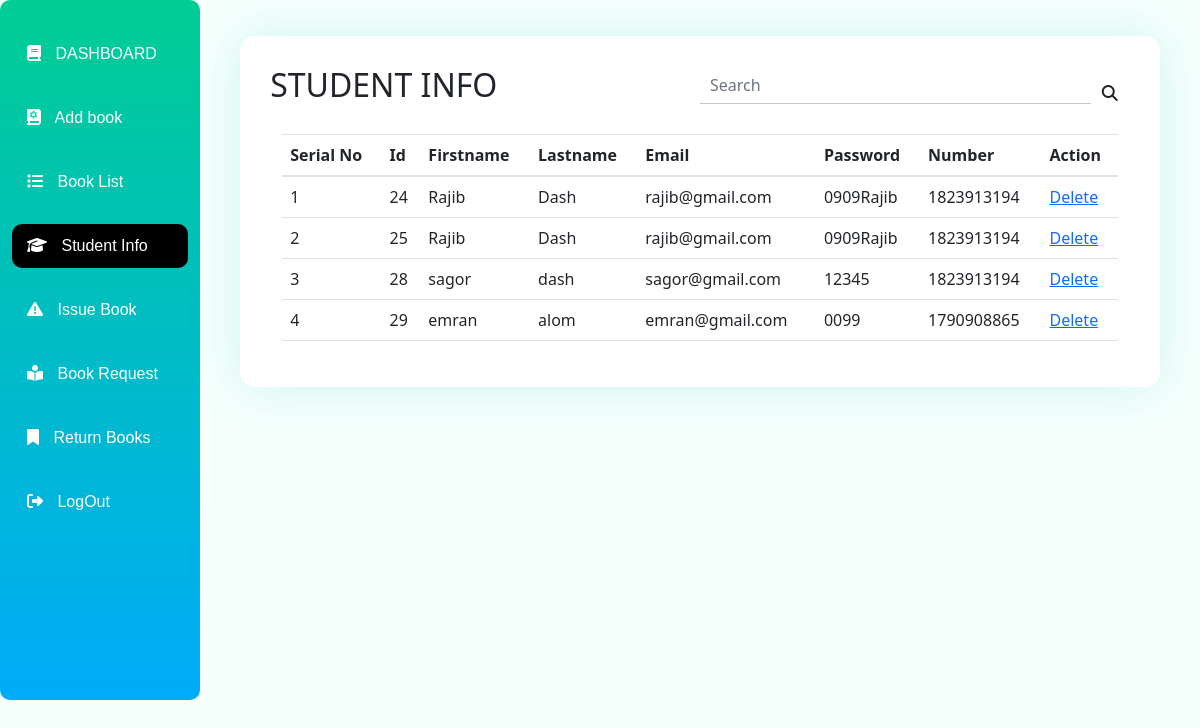
/student-info.php?sinfoAdmin=true&&26474, run on the app's committed database.
### tables this page shows
CREATE TABLE `student_login_info` (
  `id` int(11) NOT NULL,
  `firstName` varchar(255) NOT NULL,
  `lastName` varchar(255) NOT NULL,
  `email` varchar(255) NOT NULL,
  `password` varchar(255) NOT NULL,
  `number` int(20) NOT NULL
);

### student-info.php (the view, shortened to what this page needs)
<!doctype html>
<html lang="en">
  <head>
    <link rel="stylesheet" href="https://cdnjs.cloudflare.com/ajax/libs/font-awesome/6.4.0/css/all.min.css">
    <link rel="stylesheet" href="https://stackpath.bootstrapcdn.com/bootstrap/4.3.1/css/bootstrap.min.css"
>
     <link href="https://cdn.jsdelivr.net/npm/bootstrap@5.2.3/dist/css/bootstrap.min.css" rel="stylesheet">
  <link rel="stylesheet" href="./css/style.css">
</head>
<body>
  <section>
    <div class="container-fluid">
      <div class="admin-section">
            <div class="row">
                <div class="col-md-2 col-xxl-2 col-lg-2 p-0">
               <?php
                require_once("side_bar.php");
               ?>
                </div>
                <div class="col-md-10 col-xxl-10 col-lg-10  p-3 d-flex justify-content-center mb-auto">
                <div class="student-info-table">
                    <div class="student">
                    <h2 class='d-inline'>STUDENT INFO</h2>
                    <div class="input-group search-bar">
                      <input type="search" class="form-control " placeholder="Search" aria-label="Search" aria-describedby="search-addon" />
                      <span style='background: none;' class="input-group-text border-0" id="search-addon">
                        <i class="fas fa-search"></i>
                      </span>
                    </div>
                    </div>
                    <div class="container mt-3">
                    <?php
    $connect=mysqli_connect('localhost','root','','library');
    $query="SELECT * FROM `student_login_info`";
    $data_sharing=mysqli_query($connect,$query);
    ?>
    <table class="table table-hover">
    <thead>
    <tr>
        <th>Serial No</th>
        <th>Id</th>
        <th>Firstname</th>
        <th>Lastname</th>
        <th>Email</th>
        <th>Password</th>
        <th>Number</th>
        <th>Action</th>
    </tr>
    </thead>
    <tbody>
<?php
   $count=0;
    while($row=mysqli_fetch_assoc($data_sharing))
    {
        $id=$row['id'];
        $first=$row['firstName'];
        $last_name=$row['lastName'];
        $email=$row['email'];
        $pass=$row['password'];
        $number=$row['number'];
        $count++;
        ?>
                        <tr>
                        <td><?php echo $count?></td>
                            <td><?php echo $id?></td>
                            <td><?php echo $first?></td>
                            <td><?php echo $last_name?></td>
                            <td><?php echo $email?></td>
                            <td><?php echo $pass?></td>
                            <td><?php echo $number?></td>
                            <td><a href="php_core\student_delete_core.php?id=<?php echo $id ?>">Delete</a></td>
                        </tr>
 <?php
    }
    ?>
      </tbody>
                    </table>
                    </div>
                </div>
            </div>
        </div>
</div>
</div>
  </body>
</html>

### css/style.css (style rules this page uses)
* { margin: 0; padding: 0; }
body { min-height: 100%; background-color: #f5fffc; }
.student-info-table { background: white; padding: 30px; border-radius: 15px; width: 95%; overflow-x: auto; box-shadow: 0px 0px 50px #3bc6c733; margin-top: 20px; }
.student-info-table .student { margin-bottom: 30px; }
.student-info-table .search-bar { display: inline-flex; width: 50%; justify-content: center; margin: auto; margin-left: 44px; float: right; }
.student-info-table .search-bar input { border-bottom: 1px solid #33333345 !important; outline: none; border: none; border-radius: unset !important; padding: 10px; margin-bottom: 15px; }

### data on the page
student_login_info: id "24", firstName "Rajib", lastName "Dash", email "rajib@gmail.com", password "0909Rajib", number "1823913194"
student_login_info: id "25", firstName "Rajib", lastName "Dash", email "rajib@gmail.com", password "0909Rajib", number "1823913194"
student_login_info: id "28", firstName "sagor", lastName "dash", email "sagor@gmail.com", password "12345", number "1823913194"
student_login_info: id "29", firstName "emran", lastName "alom", email "emran@gmail.com", password "0099", number "1790908865"
